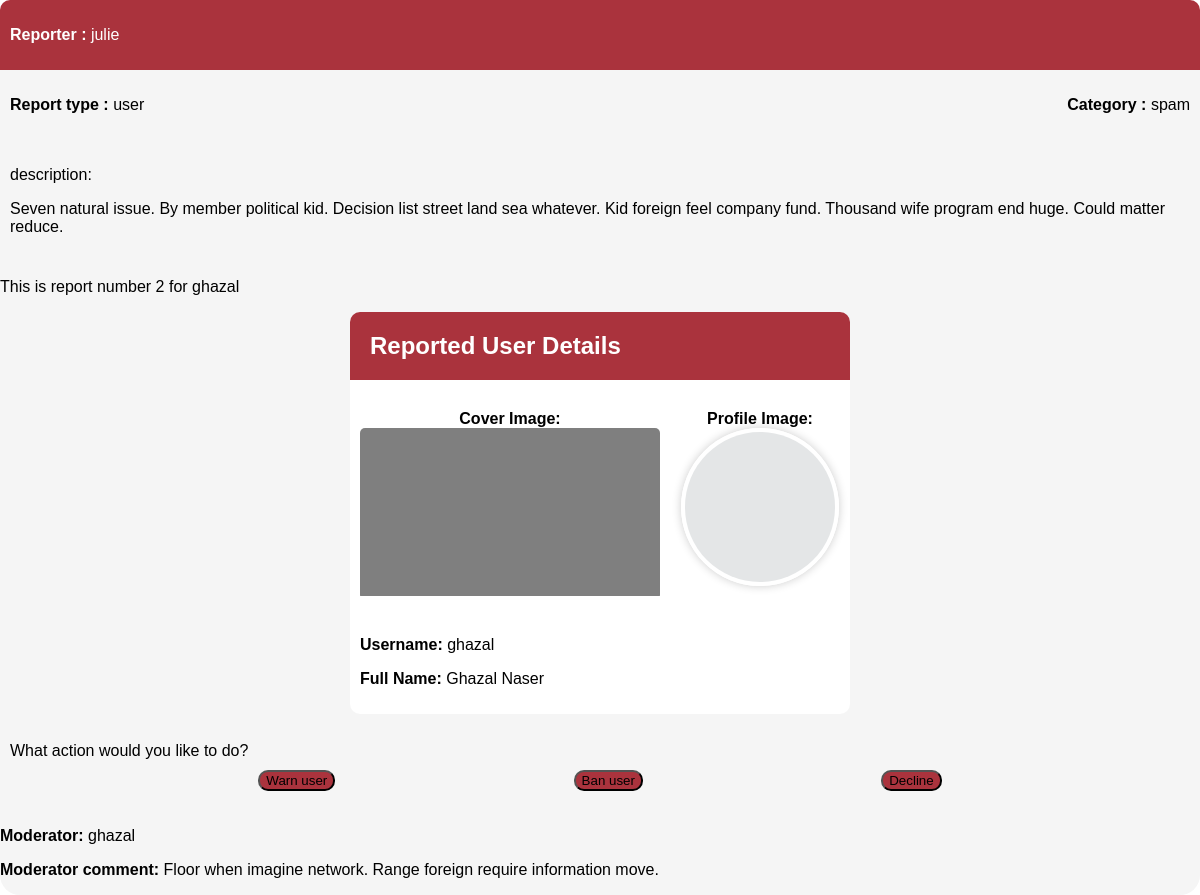
The page /report/5 (signed in) on the database its author committed.
### report/models.py (models this page shows, shortened)
class Report(models.Model):
    reporter = models.ForeignKey(CustomUser, on_delete=models.CASCADE, related_name='reporter')
    type = models.CharField(max_length=25, choices=TYPE)
    category = models.CharField(max_length=25, choices=CATEGORY)
    reported_user = models.ForeignKey(CustomUser, on_delete=models.CASCADE, related_name='reported_user')
    description = models.TextField(null=True, blank=True)
    status = models.CharField(max_length=25, choices=STATUS, default='pending')
    reported_post = models.ForeignKey(Post, on_delete=models.SET_NULL, related_name='reported_post', null=True, blank=True)
    reported_chat = models.ForeignKey(Chat, on_delete=models.PROTECT, related_name='reported_chat', null=True, blank=True)
    moderator = models.ForeignKey(CustomUser, on_delete=models.CASCADE, related_name='moderator', null=True, blank=True)
    moderator_comment = models.TextField(null=True, blank=True)
    created_at = models.DateTimeField(auto_now_add=True)
    updated_at = models.DateTimeField(auto_now=True)

### accounts/models.py (models this page shows, shortened)
class CustomUser(AbstractUser):
    email = models.EmailField(blank=False, null=False, unique=True)
    profile_image = models.ImageField(default='profile_images/default.png', upload_to='profile_images/', blank=True, null=True)
    birth_date = models.DateField(blank=True, null=True)
    phone_number = PhoneNumberField(blank=True, null=True)
    gender = models.CharField(blank=True, null=True, max_length=1, choices=GENDER_CHOICES)
    role = models.CharField(max_length=25, choices=ROLE, default='regular-user')
    is_online = models.BooleanField(default=False)
    last_online = models.DateTimeField(blank=True, null=True)
    is_banned = models.BooleanField(default=False)

### main/models.py (models this page shows, shortened)
class Profile(models.Model):
    user = models.OneToOneField(settings.AUTH_USER_MODEL, on_delete=models.CASCADE, related_name='profile')
    cover_image = models.ImageField(default='cover_images/default.jpg', upload_to='cover_images/', blank=True, null=True)
    bio = models.TextField(blank=True, null=True)
    created_at = models.DateTimeField(auto_now_add=True)
    updated_at = models.DateTimeField(auto_now=True)

### report/views.py (the view)
# urls.py: path('<int:pk>', views.ReportDetail.as_view(), name='report-detail'),
class ReportDetail(LoginRequiredMixin, PermissionRequiredMixin, generic.DetailView):
    model = Report
    template_name = 'report/detail_base.html'
    permission_required = 'report.view_report'
    def get_context_data(self, **kwargs):
        context = super().get_context_data(**kwargs)
        report = context['object']
        context['report_form'] = ReportUpdateForm(instance=context['object'])
        context['warn_form'] = WarnForm()
        if report.reported_post:
            context['post'] = report.reported_post
        if report.reported_chat:
            chat = report.reported_chat
            messages = Message.objects.filter(chat=chat)[:10]
            context['chat'] = chat
            context['messages'] = messages
        reported_user = context['object'].reported_user
        report_count = Report.objects.filter(reported_user=reported_user).count()
        context['report_count'] = report_count
        return context

### report/templates/report/detail_base.html (shortened to what this page needs)
{% extends 'base.html' %}
{% block content %}
<div class="report-design" >
{% if report %}
  <div class="header">
    <p><b>Reporter : </b> {{ report.reporter.username }}</p>
  </div>
  <div class="subheader">
    <p><b>Report type : </b> {{report.type}}</p>
    <p><b>Category : </b> {{ report.category }}</p>
  </div>
  <div class="description">
    {% if report.description %}
    <p>description:</p>
    <p>{{ report.description }}</p>
    {% endif %}
  </div>
  <p>This is report number {{ report_count }} for {{report.reported_user.username}}</p>
<div class="report-container">
  {% if report.type == 'user' %}
    <div class="report-details">
      <div class="report-header">
          <h2 style="display: flex; background-color: #aa333d; padding: 20px; margin: 0%;
          border-top-left-radius: 10px;
          border-top-right-radius: 10px;
          color: white;
          ">Reported User Details</h2>
      </div>
      <div style="padding: 10px;" class="user-images">
        <div class="image-container">
            <b>Cover Image:</b>
            <div class="image-frame">
                <img src="{{ report.reported_user.profile.cover_image.url }}" alt="Reported User CoverImage">
            </div>
        </div>
        <div class="image-container">
            <b>Profile Image:</b>
            <div class="image-frame profile-image-frame">
                <img src="{{ report.reported_user.profile_image.url }}" alt="Reported User Profile Image">
            </div>
        </div>
      </div>
      <div class="user-info" style="padding: 10px;">
        <p><b>Username:</b> {{ report.reported_user.username }}</p>
        <p><b>Full Name:</b> {{ report.reported_user.first_name }} {{ report.reported_user.last_name }}</p>
      </div>
    </div>
  {% endif %}
  </div>
  <br />
  <div class="action">
    What action would you like to do?<br />
    <div class="action-div">
      <div>
        <button onclick="toggleForm()">Warn user</button>
      </div>
      {% if user.role == 'admin' %}
        <div>
          <form action="{% url 'report:ban' report.reported_user.id %}" method="get">
            <button type="submit">Ban user</button><br />
          </form>
        </div>
      {% endif %}
      <div>
        <form action="{% url 'report:decline' report.id %}" method="get">
          <button type="submit">Decline</button><br />
        </form>
      </div>
    </div>
</div>
{% if user.role == 'admin' %}
  <div>
    <p><b>Moderator:</b> {{report.moderator.username}}</p>
    <p><b>Moderator comment:</b> {{report.moderator_comment}}</p>
  </div>
{% endif %}
{% else %}
  <p>Not Found! 404.</p>
{% endif %}
{% endblock %}

### report/templates/report/detail_base.html (style rules this page uses)
body { font-family: Arial, sans-serif; margin: 0; padding: 0; display: flex; justify-content: center; align-items: center; }
.report-design { flex-direction: column; display: flex; justify-self: center; align-self: center; border-radius: 20px; background-color: whitesmoke; height:100%; }
.header { display: flex; justify-content: left; background-color: #aa333d; border-top-left-radius: 10px; border-top-right-radius: 10px; padding: 10px; color: white; }
.subheader { display: flex; justify-content: space-between; padding: 10px; }
.description { padding: 10px; }
.action { padding: 10px; display: flex; flex-direction: column; }
.action-div { padding: 10px; display: flex; justify-content: space-evenly; }
button { border-radius: 10px; background-color: #aa333d; }
.report-container { background-color: white; display: flex; align-self: center; flex-direction: column; width: 500px; border-radius: 10px; }
.user-images { display: flex; gap: 20px; margin-top: 20px; }
.image-container { flex: 1; display: flex; flex-direction: column; align-items: center; }
.image-frame { width: 100%; max-width: 600px; border-radius: 5px; overflow: hidden; }
.profile-image-frame { width: 150px; height: 150px; border-radius: 50%; overflow: hidden; border: 4px solid #fff; box-shadow: 0 0 10px rgba(0, 0, 0, 0.2); }

### rows shown on the page
Report: reporter.username "julie", type "user", category "spam", description "Seven natural issue. By member political kid. Decision list street land sea whatever. Kid foreign feel company fund. Thousand wife program end huge. Could matter reduce.", reported_user.username "ghazal", reported_user.profile.cover_image (placeholder picture), reported_user.profile_image (placeholder picture), reported_user.first_name "Ghazal", reported_user.last_name "Naser", moderator.username "ghazal", moderator_comment "Floor when imagine network. Range foreign require information move."

### other values the page prints
{{ report_count }} "2"
